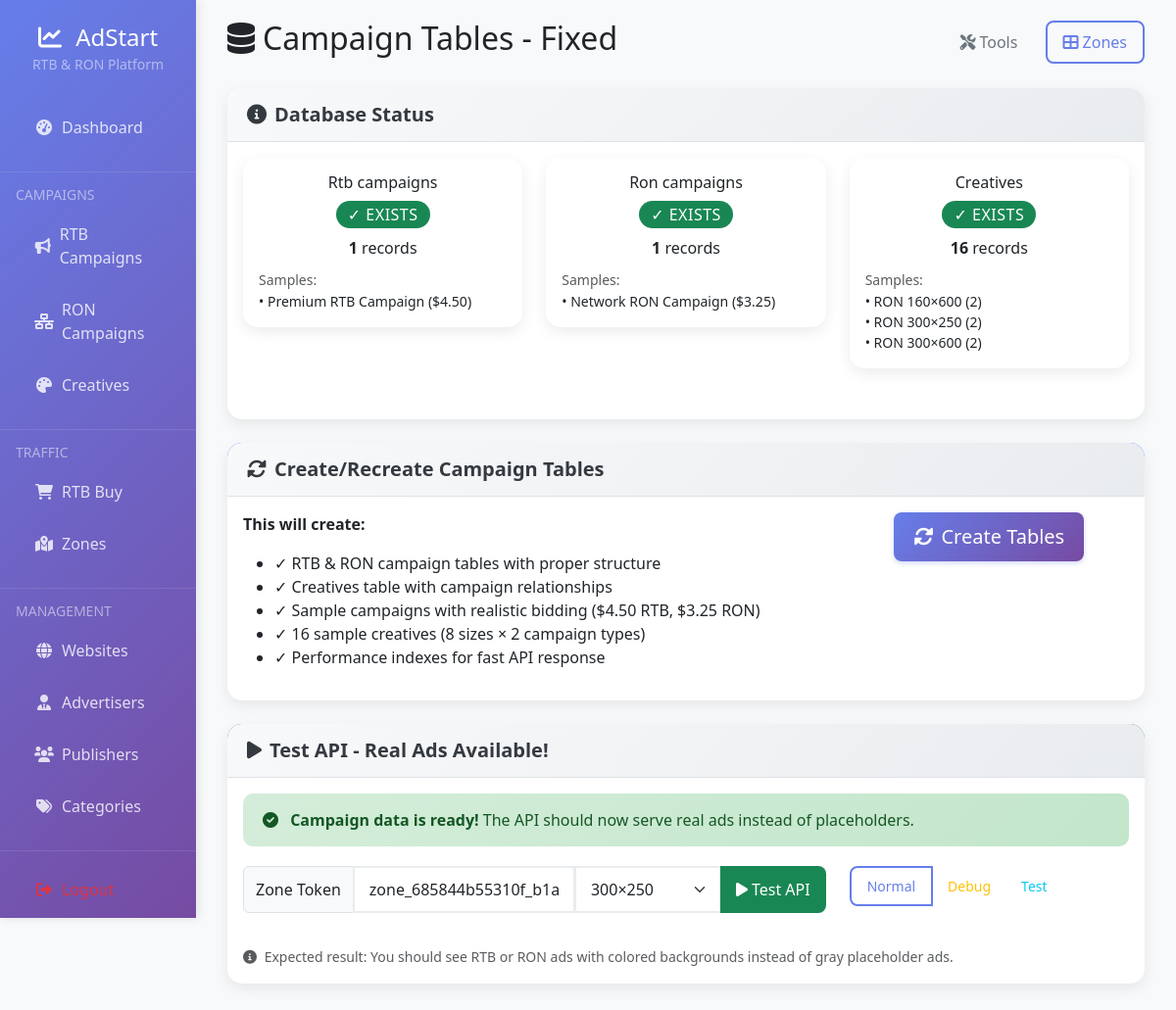
Page /admin/tools/recreate-tables.php (signed in) on the committed database.
### tables this page shows
CREATE TABLE `rtb_campaigns` (
  `id` int(11) NOT NULL,
  `name` varchar(255) NOT NULL,
  `description` text DEFAULT NULL,
  `landing_url` varchar(500) DEFAULT NULL,
  `cpm_bid` decimal(10,4) DEFAULT 0.0000,
  `cpc_bid` decimal(10,4) DEFAULT 0.0000,
  `daily_budget` decimal(10,2) DEFAULT 0.00,
  `total_budget` decimal(10,2) DEFAULT 0.00,
  `budget_spent` decimal(10,2) DEFAULT 0.00,
  `category_id` int(11) DEFAULT NULL,
  `target_countries` text DEFAULT NULL,
  `target_devices` text DEFAULT NULL,
  `target_os` text DEFAULT NULL,
  `frequency_cap` int(11) DEFAULT 0,
  `status` enum('active','inactive','paused') DEFAULT 'active',
  `created_at` timestamp NULL DEFAULT current_timestamp(),
  `updated_at` timestamp NULL DEFAULT current_timestamp() ON UPDATE current_timestamp()
);

CREATE TABLE `ron_campaigns` (
  `id` int(11) NOT NULL,
  `advertiser_id` int(11) DEFAULT NULL,
  `name` varchar(255) NOT NULL,
  `description` text DEFAULT NULL,
  `landing_url` varchar(500) DEFAULT NULL,
  `bid_type` enum('cpm','cpc') DEFAULT 'cpm',
  `bid_amount` decimal(10,4) DEFAULT 0.0000,
  `format` varchar(50) DEFAULT 'banner',
  `cmp_bid` decimal(10,4) DEFAULT 0.0000,
  `cpm_bid` decimal(10,4) DEFAULT 0.0000,
  `cpc_bid` decimal(10,4) DEFAULT 0.0000,
  `daily_budget` decimal(10,2) DEFAULT 0.00,
  `total_budget` decimal(10,2) DEFAULT 0.00,
  `start_date` date DEFAULT NULL,
  `end_date` date DEFAULT NULL,
  `budget_spent` decimal(10,2) DEFAULT 0.00,
  `category_id` int(11) DEFAULT NULL,
  `target_countries` text DEFAULT NULL,
  `target_browsers` text DEFAULT NULL,
  `target_devices` text DEFAULT NULL,
  `target_os` text DEFAULT NULL,
  `target_languages` text DEFAULT NULL,
  `target_age` varchar(20) DEFAULT NULL,
  `target_gender` varchar(10) DEFAULT NULL,
  `frequency_cap` int(11) DEFAULT 0,
  `status` enum('active','inactive','paused') DEFAULT 'active',
  `created_at` timestamp NULL DEFAULT current_timestamp(),
  `updated_at` timestamp NULL DEFAULT current_timestamp() ON UPDATE current_timestamp()
);

### admin/tools/recreate-tables.php (the view, shortened to what this page needs)
<?php
require_once '../../config/database.php';
$message = '';
$table_status = [];
$tables = ['rtb_campaigns', 'ron_campaigns', 'creatives'];
foreach ($tables as $table) {
    try {
        $stmt = $pdo->query("SELECT COUNT(*) as count FROM {$table}");
        $count = $stmt->fetchColumn();
        $table_status[$table] = [
            'exists' => true,
            'count' => $count
        ];
        if ($count > 0) {
            if ($table === 'creatives') {
                $stmt = $pdo->query("SELECT campaign_type, width, height, COUNT(*) as creative_count FROM {$table} GROUP BY campaign_type, width, height LIMIT 5");
                $table_status[$table]['samples'] = $stmt->fetchAll();
            } else {
                $stmt = $pdo->query("SELECT id, name, status, cpm_bid FROM {$table} LIMIT 3");
                $table_status[$table]['samples'] = $stmt->fetchAll();
            }
        }
    } catch (Exception $e) {
        $table_status[$table] = [
            'exists' => false,
            'error' => $e->getMessage()
        ];
    }
}
include '../includes/header.php';
?>
<?php include '../includes/sidebar.php'; ?>
<div class="col-md-9 col-lg-10">
    <div class="main-content">
        <div class="d-flex justify-content-between align-items-center mb-4">
            <h2><i class="fas fa-database me-2"></i>Campaign Tables - Fixed</h2>
            <div>
                <a href="sample-campaigns.php" class="btn btn-outline-secondary me-2">
                    <i class="fas fa-tools me-1"></i>Tools
                </a>
                <a href="../zone.php" class="btn btn-outline-primary">
                    <i class="fas fa-th-large me-1"></i>Zones
                </a>
            </div>
        </div>
        <div class="card mb-4">
            <div class="card-header">
                <h5><i class="fas fa-info-circle me-2"></i>Database Status</h5>
            </div>
            <div class="card-body">
                <div class="row">
                    <?php foreach ($table_status as $table => $status): ?>
                    <div class="col-md-4 mb-3">
                        <div class="card">
                            <div class="card-body">
                                <h6 class="text-center"><?php echo ucfirst(str_replace('_', ' ', $table)); ?></h6>
                                <div class="text-center">
                                    <?php if ($status['exists']): ?>
                                        <span class="badge bg-success fs-6">✓ EXISTS</span>
                                        <p class="mb-2 mt-2"><strong><?php echo $status['count']; ?></strong> records</p>
                                        <?php if (!empty($status['samples'])): ?>
                                        <div class="text-start">
                                            <small class="text-muted">Samples:</small>
                                            <?php foreach (array_slice($status['samples'], 0, 3) as $sample): ?>
                                            <div class="small">
                                                <?php if ($table === 'creatives'): ?>
                                                    • <?php echo strtoupper($sample['campaign_type']); ?> <?php echo $sample['width']; ?>×<?php echo $sample['height']; ?> (<?php echo $sample['creative_count']; ?>)
                                                <?php else: ?>
                                                    • <?php echo htmlspecialchars($sample['name']); ?> ($<?php echo number_format($sample['cpm_bid'], 2); ?>)
                                                <?php endif; ?>
                                            </div>
                                            <?php endforeach; ?>
                                        </div>
                                        <?php endif; ?>
                                    <?php else: ?>
                                        <span class="badge bg-danger fs-6">✗ MISSING</span>
                                        <p class="mb-0 mt-2 small text-muted"><?php echo $status['error']; ?></p>
                                    <?php endif; ?>
                                </div>
                            </div>
                        </div>
                    </div>
                    <?php endforeach; ?>
                </div>
            </div>
        </div>
        <div class="card mb-4">
            <div class="card-header bg-primary text-white">
                <h5><i class="fas fa-sync-alt me-2"></i>Create/Recreate Campaign Tables</h5>
            </div>
            <div class="card-body">
                <div class="row">
                    <div class="col-md-8">
                        <p><strong>This will create:</strong></p>
                        <ul>
                            <li>✓ RTB & RON campaign tables with proper structure</li>
                            <li>✓ Creatives table with campaign relationships</li>
                            <li>✓ Sample campaigns with realistic bidding ($4.50 RTB, $3.25 RON)</li>
                            <li>✓ 16 sample creatives (8 sizes × 2 campaign types)</li>
                            <li>✓ Performance indexes for fast API response</li>
                        </ul>
                    </div>
                    <div class="col-md-4 text-center">
                        <form method="POST">
                            <button type="submit" class="btn btn-primary btn-lg" onclick="return confirm('Create campaign tables with sample data?')">
                                <i class="fas fa-sync-alt me-2"></i>Create Tables
                            </button>
                        </form>
                    </div>
                </div>
            </div>
        </div>
        <?php
        $all_tables_exist = true;
        if ($all_tables_exist || strpos($message, 'success') !== false): ?>
        <div class="card border-success">
            <div class="card-header bg-success text-white">
                <h5><i class="fas fa-play me-2"></i>Test API - Real Ads Available!</h5>
            </div>
            <div class="card-body">
                <div class="alert alert-success">
                    <i class="fas fa-check-circle me-2"></i>
                    <strong>Campaign data is ready!</strong> The API should now serve real ads instead of placeholders.
                </div>
                <div class="row">
                    <div class="col-md-8">
                        <div class="input-group mb-3">
                            <span class="input-group-text">Zone Token</span>
                            <input type="text" class="form-control" id="testToken" value="zone_685844b55310f_b1aeef91">
                            <select class="form-select" id="testSize" style="max-width: 150px;">
                                <option value="300x250">300×250</option>
                            </select>
                            <button class="btn btn-success" onclick="testAPI()">
                                <i class="fas fa-play me-1"></i>Test API
                            </button>
                        </div>
                    </div>
                    <div class="col-md-4">
                        <div class="btn-group" role="group">
                            <button class="btn btn-outline-primary btn-sm" onclick="testAPIMode('normal')">Normal</button>
                            <button class="btn btn-outline-warning btn-sm" onclick="testAPIMode('debug')">Debug</button>
                            <button class="btn btn-outline-info btn-sm" onclick="testAPIMode('test')">Test</button>
                        </div>
                    </div>
                </div>
                <div class="mt-3">
                    <small class="text-muted">
                        <i class="fas fa-info-circle me-1"></i>
                        Expected result: You should see RTB or RON ads with colored backgrounds instead of gray placeholder ads.
                    </small>
                </div>
            </div>
        </div>
        <?php endif; ?>
    </div>
</div>
<?php include '../includes/footer.php'; ?>

### assets/css/style.css (style rules this page uses)
:root { --primary-gradient: linear-gradient(135deg, #667eea 0%, #764ba2 100%); --primary-color: #667eea; --secondary-color: #764ba2; --success-color: #28a745; --warning-color: #ffc107; --danger-color: #dc3545; --info-color: #17a2b8; --light-color: #f8f9fa; --dark-color: #343a40; }
body { font-family: 'Segoe UI', Tahoma, Geneva, Verdana, sans-serif; background-color: var(--light-color); }
.main-content { background: var(--light-color); min-height: 100vh; padding: 20px; }
.card { border: none; border-radius: 15px; box-shadow: 0 5px 15px rgba(0,0,0,0.08); transition: all 0.3s ease; margin-bottom: 20px; }
.card-header { background: linear-gradient(135deg, #f8f9fa 0%, #e9ecef 100%); border-bottom: 1px solid #dee2e6; border-radius: 15px 15px 0 0 !important; padding: 15px 20px; }
.card-header h5, .card-header h6 { margin: 0; color: var(--dark-color); font-weight: 600; }
.btn { border-radius: 8px; padding: 8px 16px; font-weight: 500; transition: all 0.3s ease; border: none; }
.btn-primary { background: var(--primary-gradient); box-shadow: 0 2px 5px rgba(102, 126, 234, 0.3); }
.btn-outline-primary { border: 2px solid var(--primary-color); color: var(--primary-color); }
.form-control, .form-select { border-radius: 8px; border: 2px solid #e9ecef; padding: 10px 15px; transition: all 0.3s ease; }
.badge { padding: 6px 12px; border-radius: 20px; font-weight: 500; text-transform: uppercase; font-size: 0.75em; letter-spacing: 0.5px; }
.alert { border-radius: 10px; border: none; padding: 15px 20px; margin-bottom: 20px; }
.alert-success { background: linear-gradient(135deg, #d4edda 0%, #c3e6cb 100%); color: #155724; }
.card { animation: fadeInUp 0.6s ease-out; }

### admin/includes/header.php (style rules this page uses)
.main-content { background: #f8f9fa; min-height: 100vh; padding: 20px; }
.card { border: none; border-radius: 15px; box-shadow: 0 5px 15px rgba(0,0,0,0.08); transition: transform 0.3s ease; }
.btn-primary { background: linear-gradient(135deg, #667eea 0%, #764ba2 100%); border: none; border-radius: 8px; padding: 10px 20px; }
.form-control, .form-select { border-radius: 8px; border: 2px solid #e9ecef; transition: all 0.3s ease; }

### rows in the picture
rtb_campaigns: name "Premium RTB Campaign", cpm_bid "4.50"
ron_campaigns: name "Network RON Campaign", cpm_bid "3.25"

### other values in the picture
str_replace('_', ' ', $table) "Rtb campaigns"
$status['count'] "1"
str_replace('_', ' ', $table) "Ron campaigns"
str_replace('_', ' ', $table) "Creatives"
$status['count'] "16"
$sample['campaign_type'] "RON"
$sample['width'] "160"
$sample['height'] "600"
$sample['creative_count'] "2"
$sample['width'] "300"
$sample['height'] "250"
